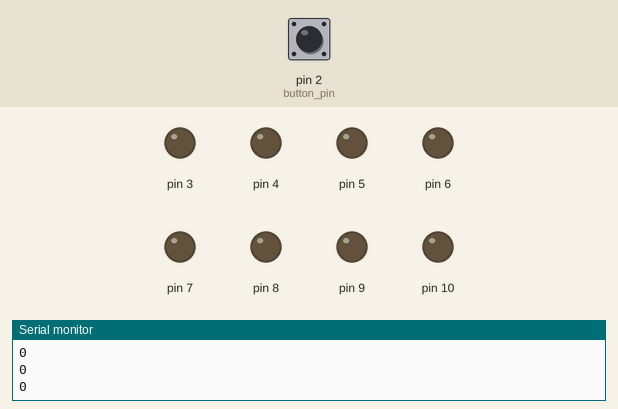
Recording of a sketch running on a simulated Arduino Uno, built with avr-gcc and run on an emulated ATmega328P. Parts: output pins drawn as LEDs (lit = HIGH), the last lines printed to the serial monitor. The inputs (shaded band) are chosen by the test bench; at power-on: pin 2 (button_pin) LOW.

Above: at 1.2 s.
1.3 s: pin 2 (button_pin) pulled HIGH for 0.15 s
At 2.42 s:
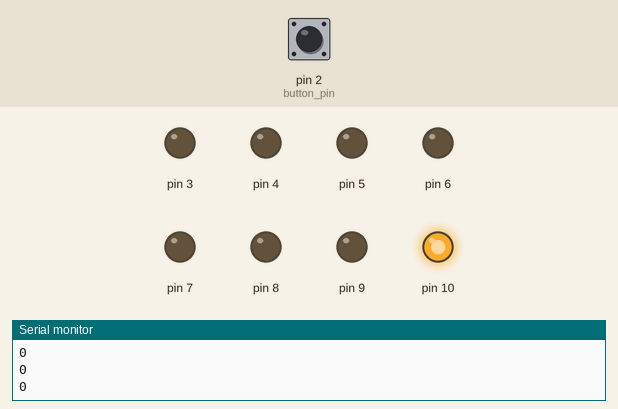
At 4.22 s:
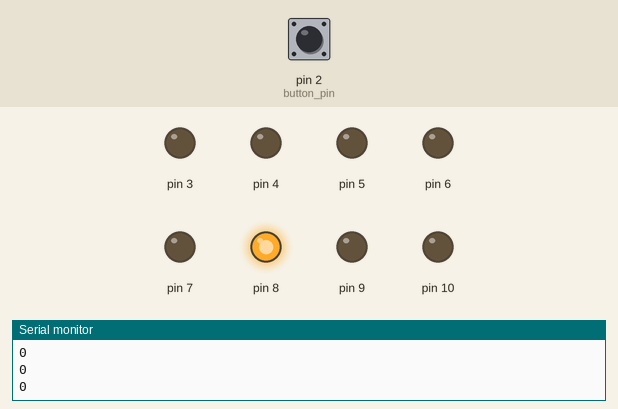
7.4 s: pin 2 (button_pin) pulled HIGH for 3.2 s
At 11.42 s:
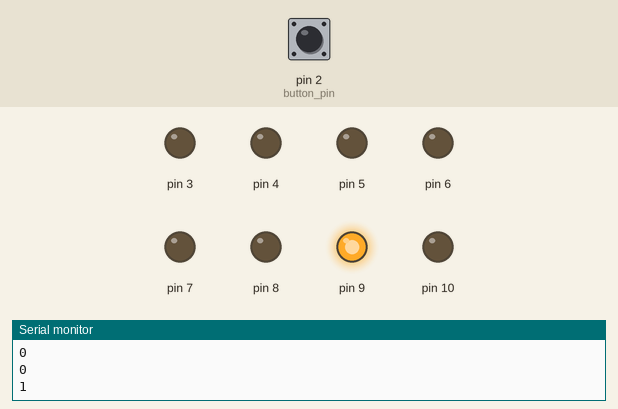
Timing chart, 0 to 18.1 s (numbered marks = the images above; inputs shaded):
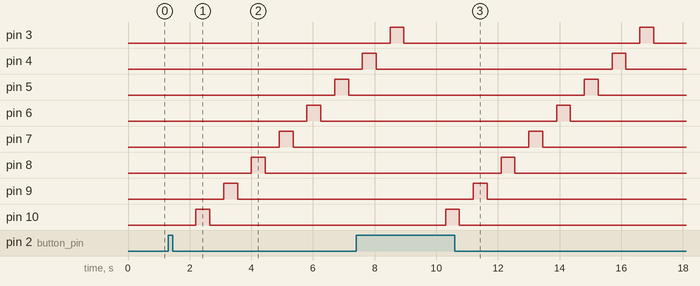

Measured:
- after the input at 1.3 s, pin 5: LOW → HIGH after 5.4 s, → LOW 0.45 s later; pin 6: LOW → HIGH after 4.5 s, → LOW 0.45 s later; pin 7: LOW → HIGH after 3.6 s, → LOW 0.45 s later; pin 8: LOW → HIGH after 2.7 s, → LOW 0.45 s later; pin 9: LOW → HIGH after 1.8 s, → LOW 0.45 s later
- after the input at 7.4 s, pin 5: LOW → HIGH after 7.4 s, → LOW 0.45 s later; pin 6: LOW → HIGH after 6.5 s, → LOW 0.45 s later; pin 7: LOW → HIGH after 5.6 s, → LOW 0.45 s later; pin 8: LOW → HIGH after 4.7 s, → LOW 0.45 s later; pin 9: LOW → HIGH after 3.8 s, → LOW 0.45 s later
- by itself, pin 3, pin 4: alternates HIGH for 0.45 s and LOW for 7.7 s

The sketch:

sketch_feb24b.ino
```cpp
int i;
int button_pin=2;
void setup() {
Serial.begin(9600);
pinMode(button_pin, INPUT);
for (i=3;i<11;i++){
  pinMode(i, OUTPUT);
  }
}

void loop() {
  int sensorValue = digitalRead(button_pin);
  Serial.println(sensorValue, DEC);
  if(digitalRead(button_pin)==HIGH)
  {
    for(i=11;i>2;i--)
      {
      digitalWrite(i,HIGH);
      delay(450);
      digitalWrite(i,LOW);
      delay(450);

      }
  }
  else
  {
  digitalWrite(i,LOW);
  }
}
```
